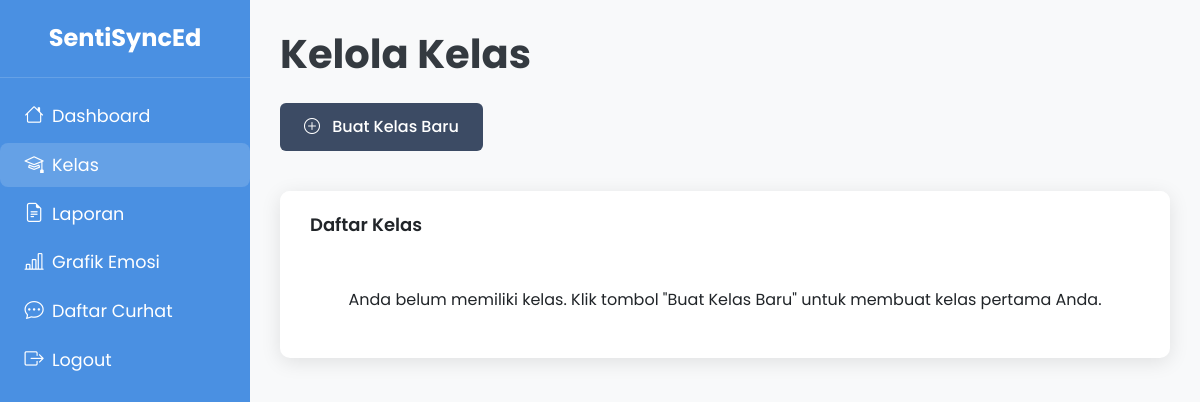
The app's page /dosen/kelas.php (signed in), older data.
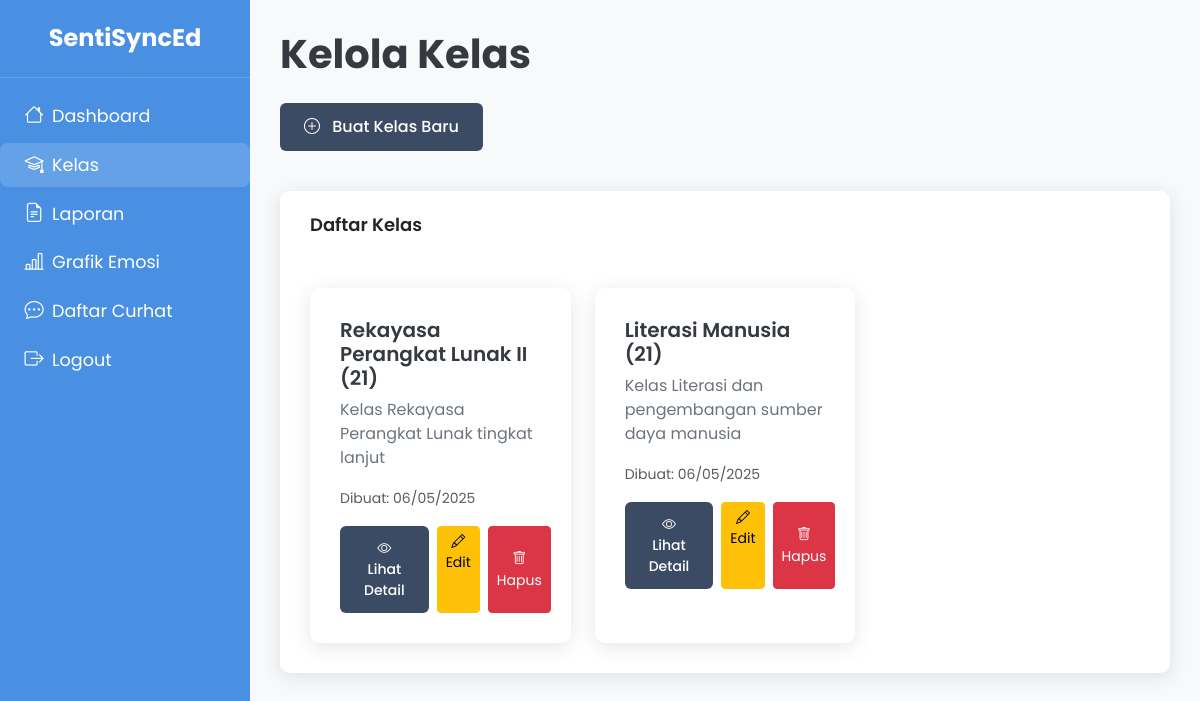
The same page, newer data.
### tables this page shows
CREATE TABLE IF NOT EXISTS classes (
    id INT AUTO_INCREMENT PRIMARY KEY,
    class_name VARCHAR(100) NOT NULL,
    description TEXT,
    dosen_id INT NOT NULL,
    created_at TIMESTAMP DEFAULT CURRENT_TIMESTAMP,
    FOREIGN KEY (dosen_id) REFERENCES users(id) ON DELETE CASCADE
);

### dosen/kelas.php (the view, shortened to what this page needs)
<?php
require_once '../fungsi_helper.php';
$stmt = $conn->prepare("SELECT * FROM classes WHERE dosen_id = ? ORDER BY created_at DESC");
$stmt->execute([$_SESSION['user_id']]);
$classes = $stmt->fetchAll(PDO::FETCH_ASSOC);
?>
<!DOCTYPE html>
<html lang="en">
<head>
    <?php include 'includes/head.php'; ?>
</head>
<body>
    <div class="sidebar">
        <?php include 'sidebar.php'; ?>
    </div>
    <div class="content-wrapper">
        <h1 class="page-title">Kelola Kelas</h1>
        <div class="row mb-4">
            <div class="col-12">
                <a href="create_class.php" class="btn btn-primary mb-3"><i class="bi bi-plus-circle me-2"></i> Buat Kelas Baru</a>
            </div>
        </div>
        <div class="row">
            <div class="col-12">
                <div class="card">
                    <div class="card-header">Daftar Kelas</div>
                    <div class="card-body">
                        <?php if (empty($classes)): ?>
                            <p class="text-center">Anda belum memiliki kelas. Klik tombol "Buat Kelas Baru" untuk membuat kelas pertama Anda.</p>
                        <?php else: ?>
                            <div class="row row-cols-1 row-cols-md-2 row-cols-lg-3 g-4">
                                <?php foreach ($classes as $class): ?>
                                    <div class="col">
                                        <div class="card class-card h-100">
                                            <div class="card-body">
                                                <h5 class="card-title"><?php echo htmlspecialchars($class['class_name']); ?></h5>
                                                <p class="card-text"><?php echo htmlspecialchars($class['description']); ?></p>
                                                <p class="card-text"><small class="text-muted">Dibuat: <?php echo date('d/m/Y', strtotime($class['created_at'])); ?></small></p>
                                                <div class="d-flex gap-2 mt-3">
                                                    <a href="view_class.php?id=<?php echo $class['id']; ?>" class="btn btn-primary btn-sm"><i class="bi bi-eye"></i> Lihat Detail</a>
                                                    <a href="edit_class.php?id=<?php echo $class['id']; ?>" class="btn btn-warning btn-sm"><i class="bi bi-pencil"></i> Edit</a>
                                                    <button type="button" class="btn btn-danger btn-sm" data-bs-toggle="modal" data-bs-target="#deleteModal<?php echo $class['id']; ?>"><i class="bi bi-trash"></i> Hapus</button>
                                                </div>
                                            </div>
                                        </div>
                                    </div>
                                <?php endforeach; ?>
                            </div>
                        <?php endif; ?>
                    </div>
                </div>
            </div>
        </div>
    </div>
    <link href="https://cdn.jsdelivr.net/npm/bootstrap-icons@1.8.1/font/bootstrap-icons.css" rel="stylesheet">
</body>
</html>

Row changes from the older to the newer data that the page shows:
added classes: class_name "Rekayasa Perangkat Lunak II (21)", description "Kelas Rekayasa Perangkat Lunak tingkat lanjut", created_at "06/05/2025"
added classes: class_name "Literasi Manusia (21)", description "Kelas Literasi dan pengembangan sumber daya manusia", created_at "06/05/2025"
Text that changed along with them:
text no longer shown: "Anda belum memiliki kelas. Klik tombol \"Buat Kelas Baru\" untuk membuat kelas pertama Anda."
